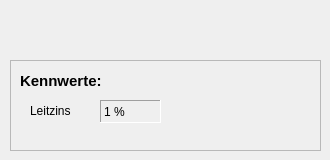
    <widget class="QWidget" name="page_4">
     <widget class="QFrame" name="frame_9">
      <property name="geometry">
       <rect>
        <x>10</x>
        <y>60</y>
        <width>311</width>
        <height>91</height>
       </rect>
      </property>
      <property name="frameShape">
       <enum>QFrame::StyledPanel</enum>
      </property>
      <property name="frameShadow">
       <enum>QFrame::Raised</enum>
      </property>
      <widget class="QLabel" name="label_4">
       <property name="geometry">
        <rect>
         <x>10</x>
         <y>10</y>
         <width>201</width>
         <height>21</height>
        </rect>
       </property>
       <property name="font">
        <font>
         <pointsize>11</pointsize>
         <weight>75</weight>
         <bold>true</bold>
        </font>
       </property>
       <property name="text">
        <string>Kennwerte:</string>
       </property>
      </widget>
      <widget class="QLabel" name="label_23">
       <property name="geometry">
        <rect>
         <x>20</x>
         <y>40</y>
         <width>51</width>
         <height>21</height>
        </rect>
       </property>
       <property name="text">
        <string>Leitzins</string>
       </property>
      </widget>
      <widget class="QLabel" name="label_24">
       <property name="geometry">
        <rect>
         <x>90</x>
         <y>40</y>
         <width>61</width>
         <height>23</height>
        </rect>
       </property>
       <property name="frameShape">
        <enum>QFrame::Panel</enum>
       </property>
       <property name="frameShadow">
        <enum>QFrame::Sunken</enum>
       </property>
       <property name="text">
        <string>1 %</string>
       </property>
      </widget>
     </widget>
    </widget>
